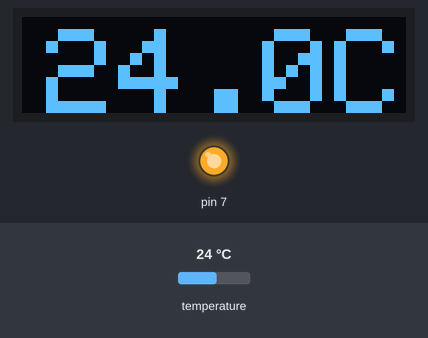
Recording of a sketch running on a simulated Arduino Uno, built with avr-gcc and run on an emulated ATmega328P. Parts: 128×32 one-colour display, output pins drawn as LEDs (lit = HIGH). Inputs (shaded band) come from the test bench; at power-on: temperature 24 °C.

Above: at 2.3 s.
2.4 s: temperature set to 12 °C
At 4.2 s:
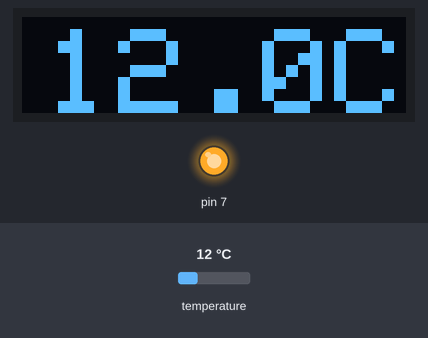
4.6 s: temperature set to 19 °C
At 5.1 s:
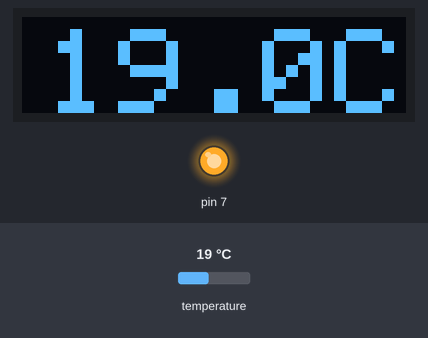
6.2 s: temperature set to 28 °C
At 7.1 s:
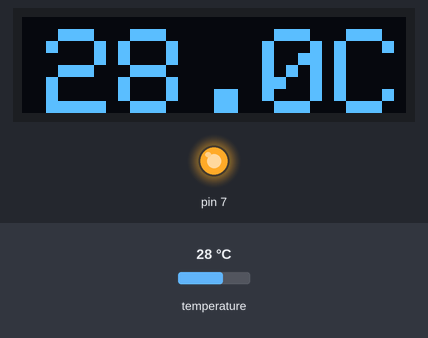
Timing chart, 0 to 9.2 s (numbered marks = the images above; inputs shaded):
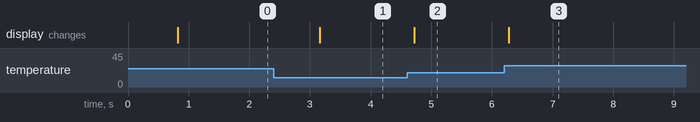

Measured:
- after the input at 2.4 s, the display: changes after 0.76 s (image 1)
- after the input at 4.6 s, the display: changes after 0.12 s (image 2)
- after the input at 6.2 s, the display: changes after 0.07 s (image 3)

The sketch:

LACK_thermometer.ino
```cpp
/*
  OLED thermometer for IKEA LACK enclosure
  Uses a Dallas DS18B20 temperature sensor
  OLED display is 0.91 inch 128x32

  DS18B20 connections, with the flat side facing you
  Right   VDD   Pin 7
  Centre  DQ    Pin 2 4.7K ohm pull up resistor to Pin7
  Left    GND   GND


*/

// Import libraries
#include <OneWire.h>
#include <DallasTemperature.h>
#include <SPI.h>
#include <Wire.h>
#include <Adafruit_GFX.h>
#include <Adafruit_SSD1306.h>


// Declare Constants
#define ONE_WIRE_BUS 2  // Pin 2  DS18B20
#define OLED_RESET 4    // Pin 4  Reset pin for display
Adafruit_SSD1306 display(OLED_RESET);


// Initialise OnwWire
OneWire ourWire(ONE_WIRE_BUS);
DallasTemperature sensors(&ourWire);

void setup()   {
  Serial.begin(115200);
  display.begin(SSD1306_SWITCHCAPVCC, 0x3C); // Initialise the Display at address 0x3C
  sensors.begin();  // Initialise the DS18B20

  // Pin 7 is used as power for the DS18B20 for easer wiring.
  pinMode(7, OUTPUT);
  digitalWrite(7, HIGH);

}


void loop() {


  // Request temperature
  sensors.requestTemperatures(); // Read temperatures from DS18B20


  // Refreah the display
  display.clearDisplay();

  // Display the temperature
  display.setTextSize(4);
  display.setTextColor(WHITE);
  display.setCursor(8, 4);
  display.print(sensors.getTempCByIndex(0), 1);
  display.println("C");
  display.display();


}
```
